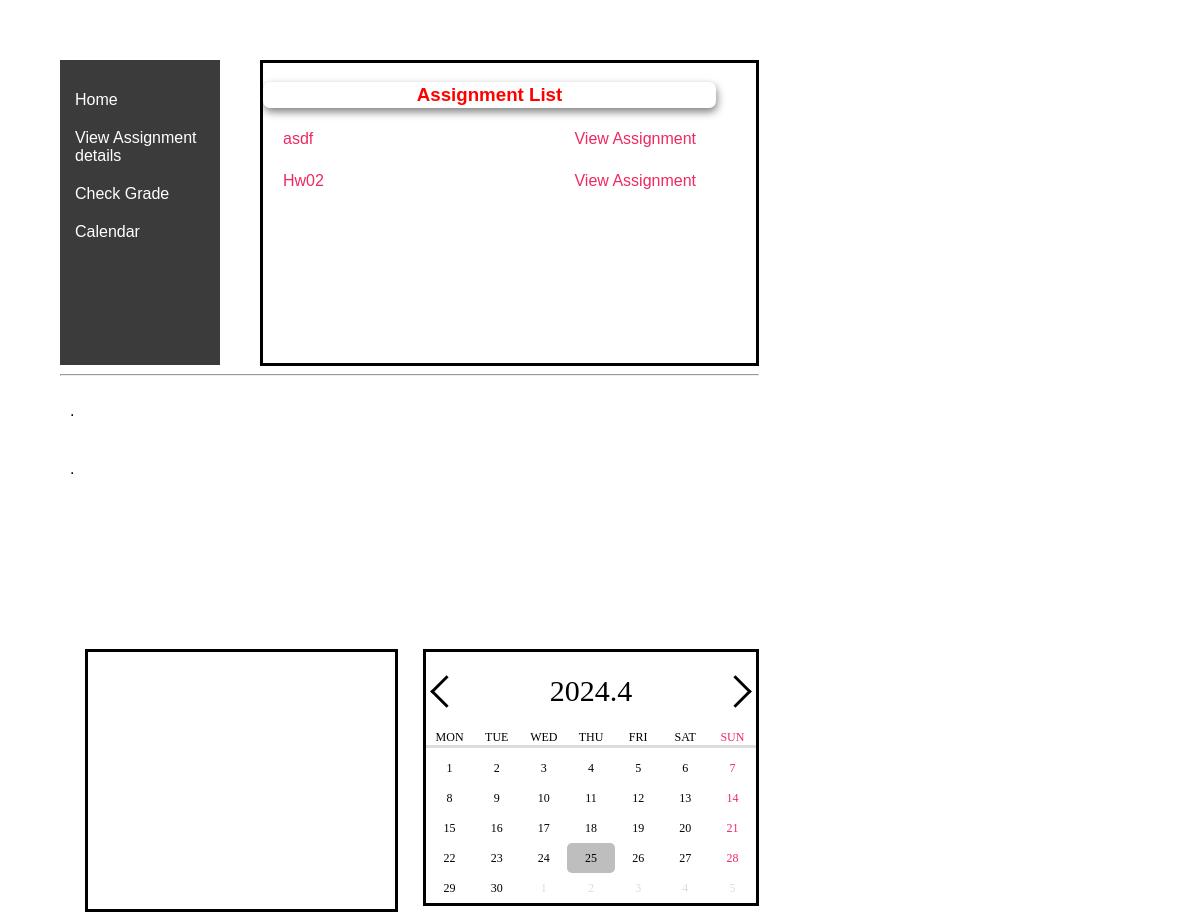
Page /uploads/student_page.php (signed in) on the earlier database version.
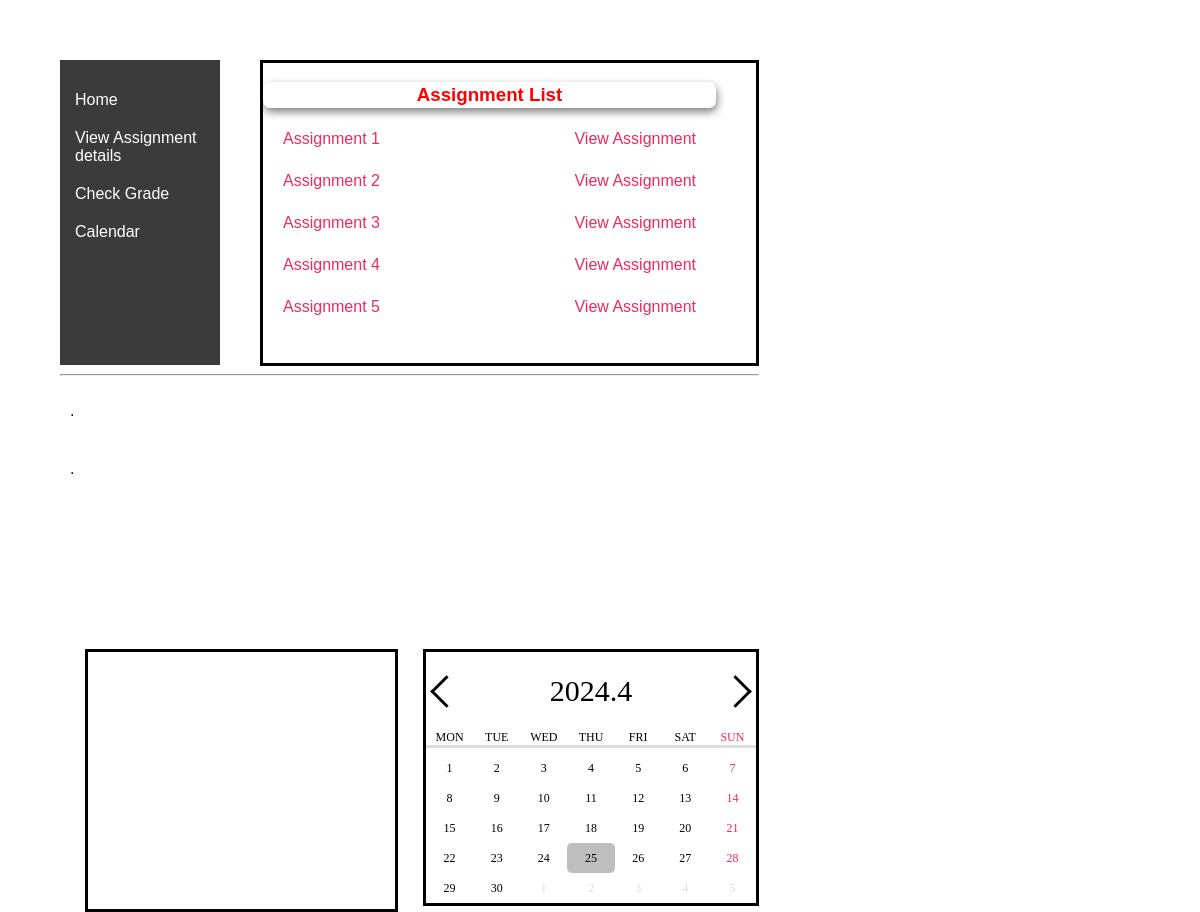
Same page on the later database version.
### tables this page shows
CREATE TABLE `teacher_assignments` (
  `id` int(11) NOT NULL,
  `title` varchar(255) NOT NULL,
  `description` text NOT NULL,
  `file_path` varchar(255) NOT NULL,
  `max_score` int(11) NOT NULL DEFAULT 25,
  `due_date` datetime NOT NULL DEFAULT current_timestamp()
);

### uploads/student_page.php (the view, shortened to what this page needs)
<?php
$servername = "localhost";
$username = "admin";
$password = "admin";
$dbname = "educationsystem";
$conn = new mysqli($servername, $username, $password, $dbname);
$sql_assignments = "SELECT id, title, file_path FROM teacher_assignments";
$result_assignments = $conn->query($sql_assignments);
?>
<!DOCTYPE html>
<html lang="en">
<head>
    <link rel="stylesheet" type="text/css" href="test4.css">
</head>
<body>
    <nav id="menu_area">
        <ul>
            <li><a href="student_page.php">Home</a></li>
            <li>View Assignment details</li>
            <li>Check Grade</li>
            <li>Calendar</li>
        </ul>
    </nav>
    <div id="content_area">
    <div id="list">
        <h3>Assignment List</h3>
        <?php
        if ($result_assignments->num_rows > 0) {
            while ($row_assignment = $result_assignments->fetch_assoc()) {
                echo "<p style='background-color: white, color: red;'><a href='student_upload.php?assignment_id=" . $row_assignment['id'] . "'>" . $row_assignment['title'] . "</a>";
                echo "<a href='" . $row_assignment['file_path'] . "' target='_blank'>View Assignment</a></hr></p>";
            }
        } else {
            echo "<p>No assignments found</p>";
        }
        ?>
    </div>
</div>
        <hr>
        <div id="horizontal_section">
            <div class="col" id="top_performer">
                <ul>
                    <li>.</li>
                    <li></li>
                    <li>.</li>
                </ul>
            </div>
            <div class="col2" id="none">
                <ul>
                    <li></li>
                    <li></li>
                    <li></li>
                </ul>
            </div>
            <div class="col3" id="calendar">
                <div class="sec_cal">
                    <div class="cal_nav">
                        <a href="javascript:;" class="nav-btn go-prev">prev</a>
                        <div class="year-month"></div>
                        <a href="javascript:;" class="nav-btn go-next">next</a>
                    </div>
                    <div class="cal_wrap">
                        <div class="days">
                            <div class="day">MON</div>
                            <div class="day">TUE</div>
                            <div class="day">WED</div>
                            <div class="day">THU</div>
                            <div class="day">FRI</div>
                            <div class="day">SAT</div>
                            <div class="day">SUN</div>
                        </div>
                        <div class="dates"></div>
                    </div>
                </div>
            </div>
        </div>
</body>
</html>

Differences in the rows shown:
removed teacher_assignments: title "asdf"
removed teacher_assignments: title "Hw02"
added teacher_assignments: title "Assignment 1"
added teacher_assignments: title "Assignment 2"
added teacher_assignments: title "Assignment 3"
added teacher_assignments: title "Assignment 4"
added teacher_assignments: title "Assignment 5"
